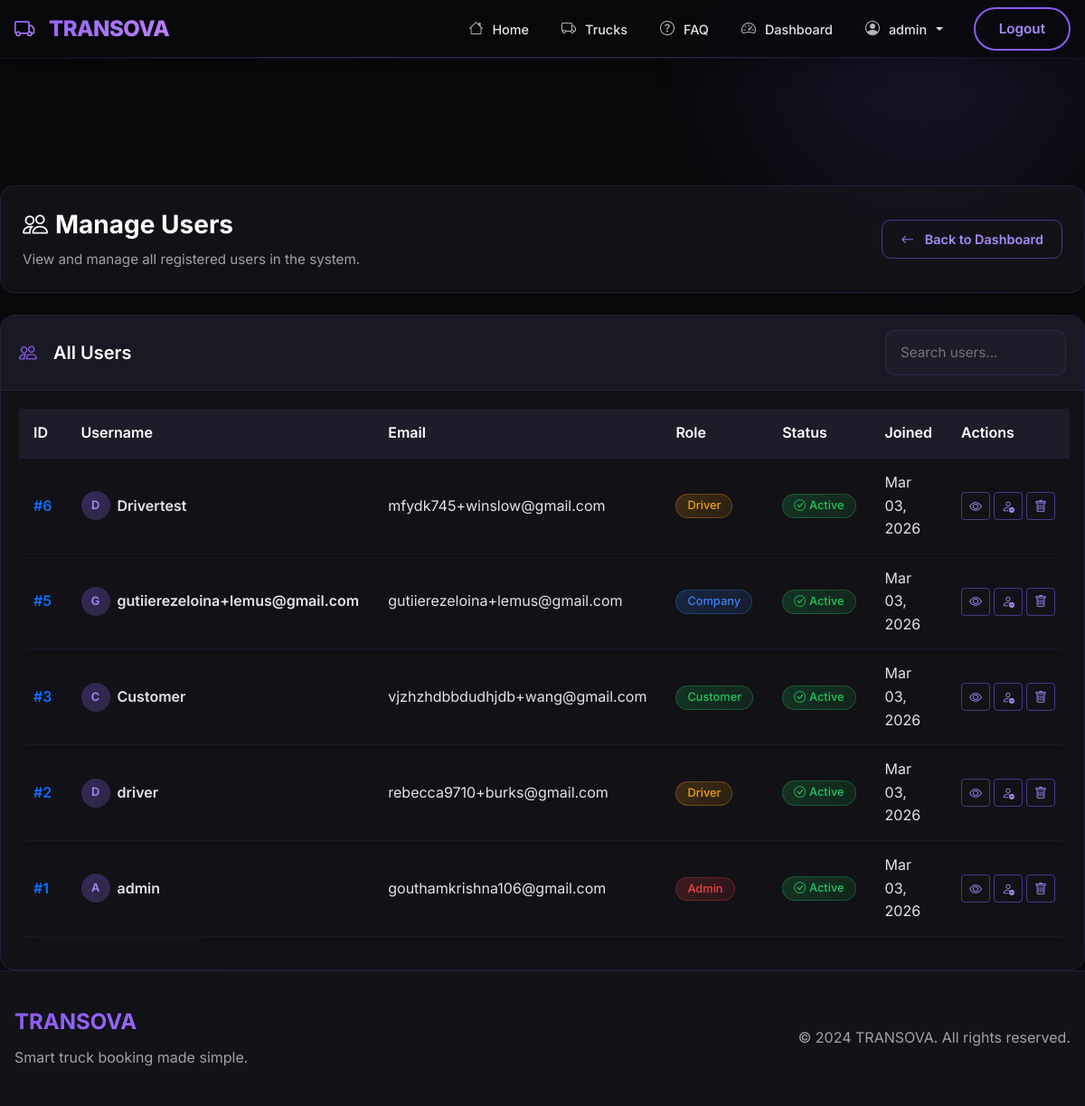
The app's page /bookings/admin/users/ (signed in), older data.
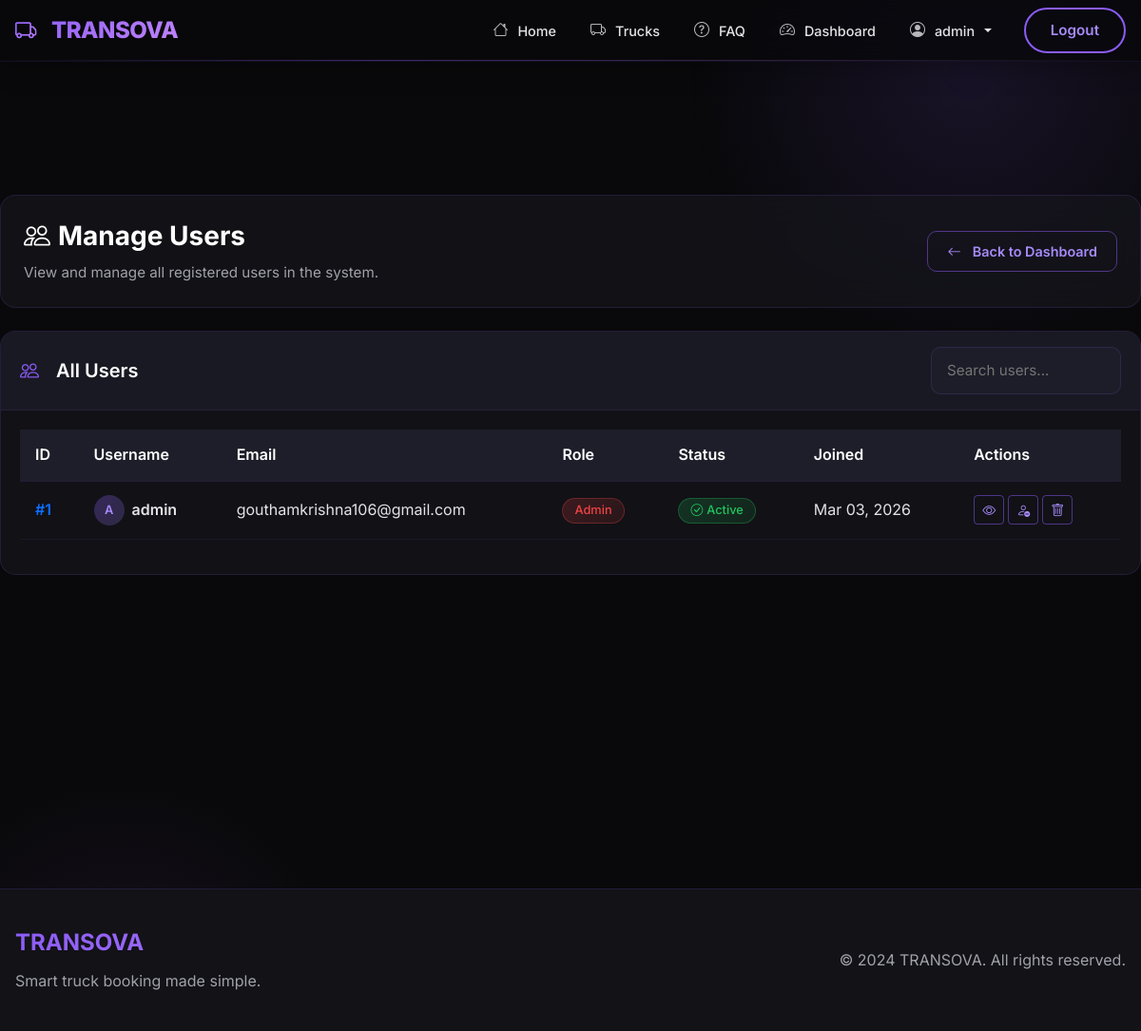
The same page, newer data.
### accounts/models.py (models this page shows, shortened)
class User(AbstractUser):
    ROLE_ADMIN = "ADMIN"
    ROLE_COMPANY = "COMPANY"
    ROLE_CUSTOMER = "CUSTOMER"
    ROLE_DRIVER = "DRIVER"
    ROLE_CHOICES = (
        (ROLE_ADMIN, "Admin"),
        (ROLE_COMPANY, "Company"),
        (ROLE_CUSTOMER, "Customer"),
        (ROLE_DRIVER, "Driver"),
    )
    role = models.CharField(
        max_length=20,
        choices=ROLE_CHOICES,
        default=ROLE_CUSTOMER
    )
    phone = models.CharField(max_length=20, blank=True)
    address = models.TextField(blank=True)
    profile_picture = models.ImageField(upload_to='profile_pics/', blank=True, null=True)
    date_of_birth = models.DateField(null=True, blank=True)
    gender = models.CharField(max_length=10, choices=[
        ('male', 'Male'),
        ('female', 'Female'),
        ('other', 'Other'),
    ], blank=True)
    groups = models.ManyToManyField(
        'auth.Group',
        verbose_name='groups',
        blank=True,
        help_text='The groups this user belongs to.',
        related_name='custom_user_set',
        related_query_name='user',
    )
    user_permissions = models.ManyToManyField(
        'auth.Permission',
        verbose_name='user permissions',
        blank=True,
        help_text='Specific permissions for this user.',
        related_name='custom_user_set',
        related_query_name='user',
    )

### bookings/views.py (the view)
# urls.py: path("admin/users/", admin_users, name="admin_users"),
@login_required(login_url='/login/')
def admin_users(request):
    if not (request.user.is_staff or request.user.is_superuser or request.user.role == 'ADMIN'):
        messages.error(request, "You are not authorized to view this page.")
        return redirect('login')
    users = User.objects.all().order_by('-date_joined')
    return render(request, "bookings/admin_users.html", {"users": users})

### bookings/context_processors.py (called while the page is built)
def pending_companies_count(request):
    try:
        if request.user.is_authenticated and (request.user.is_staff or request.user.is_superuser or request.user.role == 'ADMIN'):
            return {'pending_companies': Company.objects.filter(is_approved=False).count()}
    except:
        pass
    return {'pending_companies': 0}

### bookings/templates/bookings/admin_users.html (shortened to what the changed rows need)
{% extends "bookings/admin_base.html" %}
{% block admin_content %}
<div class="admin-page-header">
    <div class="row align-items-center">
        <div class="col-md-8">
            <h1 class="admin-page-title">
                <i class="bi bi-people me-2"></i>Manage Users
            </h1>
        </div>
    </div>
</div>
<div class="row">
    <div class="col-md-12">
        <div class="admin-card">
            <div class="card-body table-responsive">
                <table class="table admin-table" id="usersTable">
                    <thead>
                        <tr>
                            <th>ID</th>
                            <th>Username</th>
                            <th>Email</th>
                            <th>Role</th>
                            <th>Status</th>
                            <th>Joined</th>
                            <th>Actions</th>
                        </tr>
                    </thead>
                    <tbody>
                        {% for user in users %}
                        <tr>
                            <td>
                                <span class="text-primary fw-semibold">#{{ user.id }}</span>
                            </td>
                            <td>
                                <div class="d-flex align-items-center gap-2">
                                    <div class="user-avatar" style="width: 32px; height: 32px; border-radius: 50%; background: linear-gradient(135deg, rgba(139, 92, 246, 0.3), rgba(167, 139, 250, 0.2)); display: flex; align-items: center; justify-content: center; color: var(--accent-secondary); font-weight: 600; font-size: 0.8rem;">
                                        {{ user.username|make_list|first|upper }}
                                    </div>
                                    <span class="fw-semibold">{{ user.username }}</span>
                                </div>
                            </td>
                            <td>{{ user.email }}</td>
                            <td>
                                {% if user.role == 'ADMIN' %}
                                    <span class="badge badge-admin badge-danger-custom">Admin</span>
                                {% elif user.role == 'COMPANY' %}
                                    <span class="badge badge-admin badge-info-custom">Company</span>
                                {% elif user.role == 'DRIVER' %}
                                    <span class="badge badge-admin badge-warning-custom">Driver</span>
                                {% else %}
                                    <span class="badge badge-admin badge-success-custom">Customer</span>
                                {% endif %}
                            </td>
                            <td>
                                {% if user.is_active %}
                                <span class="badge badge-admin badge-success-custom">
                                    <i class="bi bi-check-circle me-1"></i>Active
                                </span>
                                {% else %}
                                <span class="badge badge-admin badge-danger-custom">
                                    <i class="bi bi-x-circle me-1"></i>Inactive
                                </span>
                                {% endif %}
                            </td>
                            <td>{{ user.date_joined|date:"M d, Y" }}</td>
                            <td>
                                <div class="d-flex gap-1">
                                    <a href="{% url 'admin_user_detail' user.id %}" class="btn btn-sm btn-admin-outline" title="View Details">
                                        <i class="bi bi-eye"></i>
                                    </a>
                                    {% if user.is_active %}
                                    <a href="{% url 'admin_user_toggle_status' user.id %}" class="btn btn-sm btn-admin-outline" title="Deactivate" onclick="return confirm('Are you sure you want to deactivate this user?')">
                                        <i class="bi bi-person-dash"></i>
                                    </a>
                                    {% else %}
                                    <a href="{% url 'admin_user_toggle_status' user.id %}" class="btn btn-sm btn-admin-outline" style="color: #22c55e; border-color: #22c55e;" title="Activate" onclick="return confirm('Are you sure you want to activate this user?')">
                                        <i class="bi bi-person-check"></i>
                                    </a>
                                    {% endif %}
                                    <a href="{% url 'admin_user_delete' user.id %}" class="btn btn-sm btn-admin-outline" title="Delete" onclick="return confirm('Are you sure you want to delete this user?')">
                                        <i class="bi bi-trash"></i>
                                    </a>
                                </div>
                            </td>
                        </tr>
                        {% endfor %}
                    </tbody>
                </table>
            </div>
        </div>
    </div>
</div>
{% endblock %}

### bookings/templates/bookings/base.html (shortened to what this page needs)
{% load static %}
<!DOCTYPE html>
<html lang="en">
<head>
    <link href="https://cdn.jsdelivr.net/npm/bootstrap@5.3.3/dist/css/bootstrap.min.css" rel="stylesheet">
    <link href="https://cdn.jsdelivr.net/npm/bootstrap-icons@1.11.3/font/bootstrap-icons.css" rel="stylesheet">
    <link rel="stylesheet" href="{% static 'css/theme.css' %}">
</head>
<body>
<nav class="navbar navbar-expand-lg kontrek-navbar fixed-top">
    <div class="container">
        <a class="navbar-brand" href="/">
            <i class="bi bi-truck me-2"></i>TRANSOVA
        </a>
        <div class="collapse navbar-collapse" id="nav">
            <ul class="navbar-nav ms-auto align-items-lg-center">
                <li class="nav-item">
                    <a class="nav-link {% if request.path == '/' %}active{% endif %}" href="/">
                        <i class="bi bi-house me-1"></i> Home
                    </a>
                </li>
                <li class="nav-item">
                    <a class="nav-link {% if '/trucks/' in request.path %}active{% endif %}" href="/trucks/">
                        <i class="bi bi-truck me-1"></i> Trucks
                    </a>
                </li>
                <li class="nav-item">
                    <a class="nav-link {% if '/faq/' in request.path %}active{% endif %}" href="/faq/">
                        <i class="bi bi-question-circle me-1"></i> FAQ
                    </a>
                </li>
                {% if user.is_authenticated %}
                    {% if user.is_staff or user.is_superuser or user.role == 'ADMIN' %}
                    <li class="nav-item">
                        <a class="nav-link" href="/bookings/admin-dashboard/">
                            <i class="bi bi-speedometer2 me-1"></i> Dashboard
                        </a>
                    </li>
                    <li class="nav-item dropdown">
                        <a class="nav-link dropdown-toggle" href="#" role="button" data-bs-toggle="dropdown">
                            <i class="bi bi-person-circle me-1"></i> {{ user.username }}
                        </a>
                    </li>
                    {% elif user.role == 'COMPANY' %}
                    <li class="nav-item"><a class="nav-link" href="/fleet/dashboard/"><i class="bi bi-speedometer2 me-1"></i> Dashboard</a></li>
                    {% else %}
                    <li class="nav-item"><a class="nav-link" href="/dashboard/"><i class="bi bi-speedometer2 me-1"></i> Dashboard</a></li>
                    {% endif %}
                    <li class="nav-item">
                        <a class="kontrek-btn-outline ms-lg-3" href="/logout/">Logout</a>
                    </li>
                {% endif %}
            </ul>
        </div>
    </div>
</nav>
<main class="kontrek-container">
    {% block content %}{% endblock %}
</main>
<footer class="footer-custom">
    <div class="container">
        <div class="row align-items-center">
            <div class="col-md-6">
                <h5 class="footer-brand">TRANSOVA</h5>
                <p class="text-muted mb-0">Smart truck booking made simple.</p>
            </div>
            <div class="col-md-6 text-md-end">
                <p class="text-muted mb-0">&copy; 2024 TRANSOVA. All rights reserved.</p>
            </div>
        </div>
    </div>
</footer>
</body>
</html>

Row changes from the older to the newer data that the page shows:
removed User: id "6", username|make_list "D", username "Drivertest", email "mfydk745+winslow@gmail.com", role "Driver", is_active True (drawn), date_joined "Mar 03, 2026"
removed User: id "5", username|make_list "G", username "gutiierezeloina+lemus@gmail.com", email "gutiierezeloina+lemus@gmail.com", role "Company", is_active True (drawn), date_joined "Mar 03, 2026"
removed User: id "3", username|make_list "C", username "Customer", email "vjzhzhdbbdudhjdb+wang@gmail.com", role "Customer", is_active True (drawn), date_joined "Mar 03, 2026"
removed User: id "2", username|make_list "D", username "driver", email "rebecca9710+burks@gmail.com", role "Driver", is_active True (drawn), date_joined "Mar 03, 2026"
